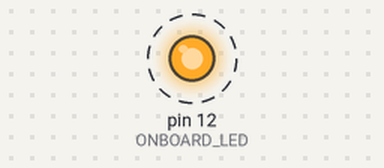
Bench run of a sketch on a simulated Arduino Uno, built with avr-gcc and run on an emulated ATmega328P. On the bench: output pins drawn as LEDs (lit = HIGH). Dashed ring = blinking.

Above: at 1.2 s.
Timing chart, 0 to 5.9 s (numbered marks = the images above):
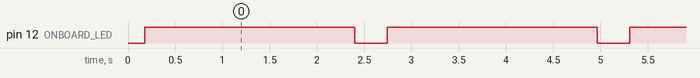

The sketch:

C10-Analog_out.ino
```cpp
/*
 *  Ex_10 - AnalogOut
 *  Simple Triangle breathing LED on the TomatoCube Pico MainBoard
 *  LED
 *  -- GP12
 *
 */

#define ONBOARD_LED 12    // LED GP12

float smoothness_pts = 500;
int x = 0;

// the setup function runs once when you press reset or power the board
void setup() {
  // initialize digital pin LED_BUILTIN as an output.
  pinMode(ONBOARD_LED, OUTPUT);
}

// the loop function runs over and over again forever
void loop() {
    if (x >= smoothness_pts)
        x = 0;

    double pwm_val = 255.0*sqrt((1.0 -  pow(abs((2.0*(x/smoothness_pts))-1.0), 2)));
    analogWrite(ONBOARD_LED,int(pwm_val));
    x += 1;
    delay(5);
}
                
```

Measured:
- by itself, pin 12 (ONBOARD_LED): alternates HIGH for 2.2 s and LOW for 0.34 s
